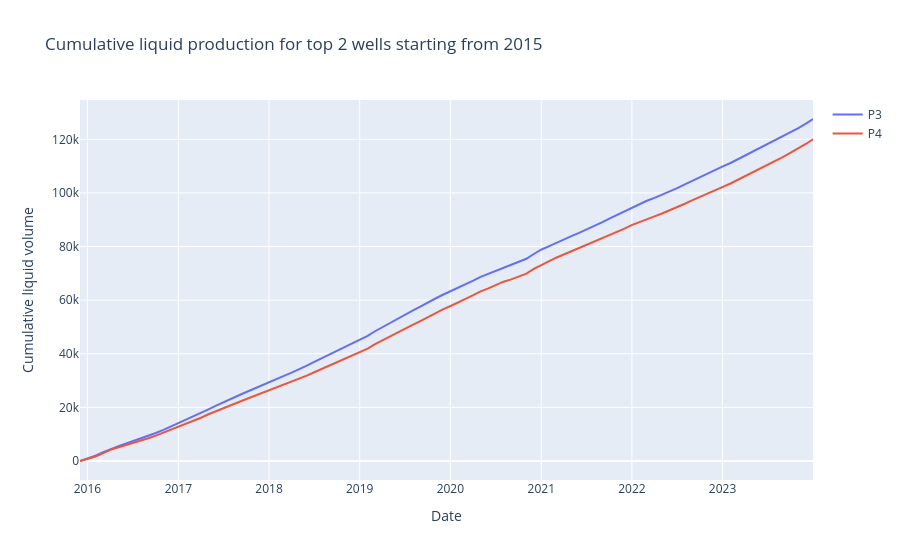

Source (notebook cell):
### Markdown cell above
# END

### Code cell
#item = ui_items.items[1]
#item = item.data['plotly']
#pio.show(item)

item = ui_items.items[3]
item = item.data['plotly']
pio.show(item)
